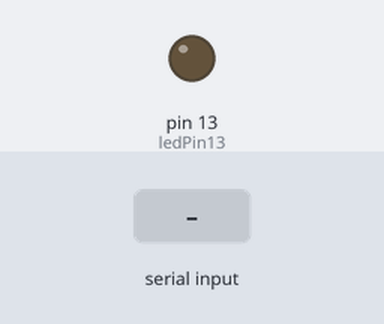
A sketch run on a simulated Arduino Uno, built with avr-gcc and run on an emulated ATmega328P. Shown: output pins drawn as LEDs (lit = HIGH). Inputs (shaded band) come from the test bench.

Above: at 1.2 s.
1.3 s: "Q" received over Serial
At 2.3 s:
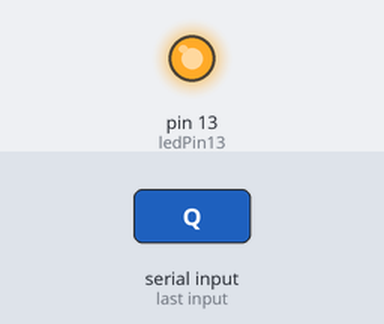
2.8 s: "q" received over Serial
At 3.5 s:
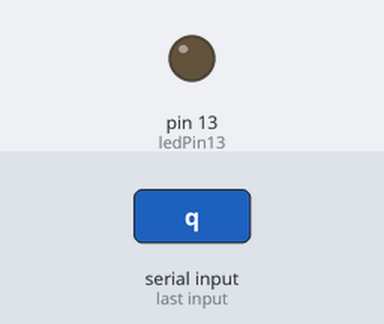
Timing chart, 0 to 5.8 s (numbered marks = the images above; inputs shaded):
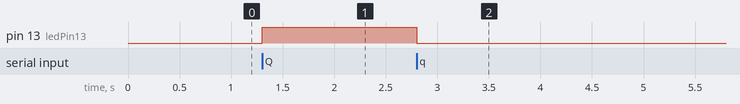

Measured:
- after the input at 1.3 s, pin 13 (ledPin13): LOW → HIGH at once
- after the input at 2.8 s, pin 13 (ledPin13): HIGH → LOW at once

The sketch:

lab1kk.ino
```cpp
int ledPin13 = 13;
int incomingByte;
void setup() {
  Serial.begin(115200);
  pinMode(ledPin13, OUTPUT);
}
void loop() {
  if (Serial.available() > 0) {
    incomingByte = Serial.read();
    if (incomingByte == 'Q') {
      digitalWrite(13, HIGH);
    }
    if (incomingByte == 'q') {
      digitalWrite(13, LOW);
    }
    if (incomingByte == 'a') {
      int val;
  val = digitalRead(13);
 Serial.print(val);Serial.print(val);
Serial.print("qqq");
Serial.println();
Serial.print(val);Serial.print(val);
Serial.print("qqq");
Serial.println();
    }
  }
}
```
